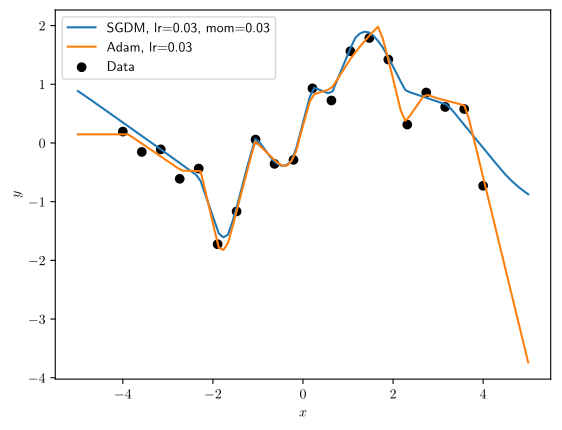

Here is the Python script that generated this plot:
import math
import torch as t
import torch.nn as nn
t.manual_seed(0)

import matplotlib.pyplot as plt 
plt.rcParams['text.usetex'] = True

import argparse
parser = argparse.ArgumentParser()
parser.add_argument('filename', type=str)
args = parser.parse_args()

N = 20

xs = t.linspace(-5, 5, 100)[:, None]
X = t.linspace(-4, 4, N)[:, None]
y = t.sin(X) + 0.5*t.randn(N, 1)

plt.scatter(x=X, y=y, label='Data', c='k')
plt.xlabel('$x$')
plt.ylabel('$y$')
#plt.plot(xs, t.sin(xs), label='"True" (noise-free) line', c='r')

input_features = 1 
hidden_features = 100
output_features = 1 

def train(opt, opt_kwargs, col, label, alpha=1):
    net = nn.Sequential(
        nn.Linear(input_features, hidden_features),
        nn.ReLU(),
        nn.Linear(hidden_features, hidden_features),
        nn.ReLU(),
        nn.Linear(hidden_features, output_features)
    )
    opt = opt(net.parameters(), **opt_kwargs)

    for i in range(1000):
        i +=1
        L = ((net(X) - y)**2).mean()
        L.backward()
        opt.step()
        opt.zero_grad()

    plt.plot(xs, net(xs).detach(), c=col, label=label, alpha=alpha)

train(t.optim.SGD, {'lr': 0.03, 'momentum':0.8}, 'tab:blue', 'SGDM, lr=0.03, mom=0.03')
train(t.optim.Adam, {'lr': 0.03}, 'tab:orange', 'Adam, lr=0.03')


plt.legend()
plt.savefig(args.filename, bbox_inches='tight')
